Frame 1 (no input): blank canvas, image omitted
Frame 60 (the mouse pressed at the canvas centre just before this capture): blank canvas, image omitted
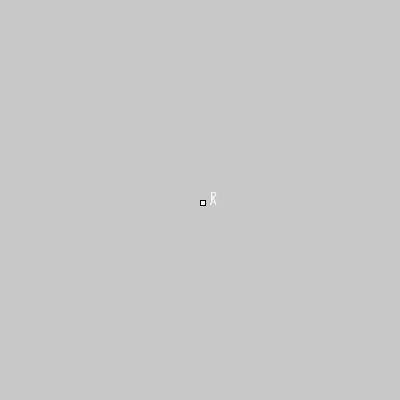
Frame 120 (the mouse held since frame 60 and released just before this capture)

The Processing sketch whose frames 1 and 60 were blank and that drew this single picture after the mouse press (run headless with seeded random() and noise(); from frame 60 on, the mouse is pressed at the canvas centre):

// Processing sketch: offsetPoint
// ── offsetPoint.pde
void draw()
{
  background(200);
  rect(A.x, A.y, 5, 5); // display point
  text("A", A.x+10, A.y+5);
  text("P",P.x+10,P.y);
  P.set(mouseX, mouseY); // update usr point
}

PVector A; // point to be transoformed
PVector offset; // offset to move point A made by moving user point P
PVector P; // user mouse point
PVector beginA; // lock the initial A point position, from which transformatin is made
PVector beginOffset; // offset is being calculated starting from the position when mouse was pressed

void setup()
{
  size(400, 400);
  offset = new PVector();
  beginOffset = new PVector();
  P = new PVector();
  beginA = new PVector();
  A = new PVector (width/2, height/2);
}

void mousePressed()
{
  beginOffset.set(mouseX, mouseY); // lock the beginning position of the offset vector
  beginA.set(A); // lock the beginning of the vector to be transformed
}

void mouseReleased()
{
}

void mouseDragged()
{
  offset = PVector.sub(P, beginOffset); // calculate the offset made by mouseDrag -- subtract beginOffset from P
  A = PVector.add(beginA, offset); // reposition point A based the offset made
}
